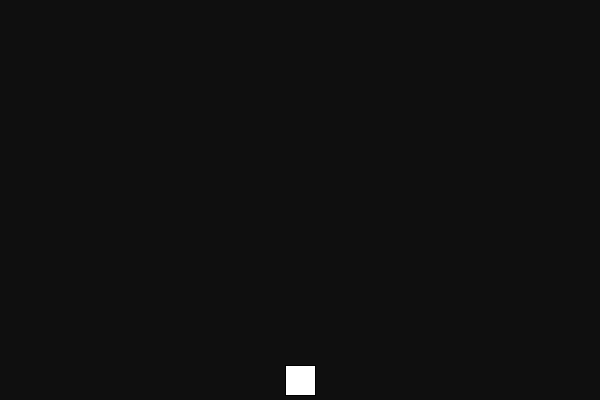
Frame 1 (no input)
Frame 60 (the mouse pressed at the canvas centre just before this capture): identical to frame 1, image omitted
Frame 120 (the mouse held since frame 60 and released just before this capture): identical to frame 1, image omitted

The Processing sketch that drew this single still picture (run headless with seeded random() and noise(); from frame 60 on, the mouse is pressed at the canvas centre):

// Processing sketch: SpaceInvaders
// ── SpaceInvaders.pde
Shooter s = new Shooter();                           
ArrayList<Bullet> Bullets = new ArrayList<Bullet>(); 
float movspeed = 2.5;
int index = 0;

void setup() {
  size(600, 400);                                    
  s.create(width / 2, 380);                          
}

void draw() {
  background(15);                                    
  s.show();                                          
  for (int x = 0; x < Bullets.size(); x++)           
  {
    Bullets.get(x).show();                           
    Bullets.get(x).move();                           
  }
}

void keyPressed() {
  //key checking
  if (keyCode == RIGHT)
  {
    s.move(movspeed * -1);
  }
  if (keyCode == LEFT)
  {
    s.move(movspeed);
  }

  if (key == ' ')
  {
    Bullets.add(new Bullet());
    Bullets.get(index).create(s.x, s.y);
    index++;
  }
}

// ── Alien.pde
class Alien {
  float x = 0;
  float y = 0;
  float r = 50;
  float movspeed;
  float xdir = 1.75;
  float ydir = 50;
  boolean left = false;
  boolean right = true;
  int bcounter = 0;
  boolean remove = false;
  int red = 70, green = 0, blue = 255;

  void create(float posx, float posy) {
    x = posx;
    y = posy;
  }
  void show() {
    fill(red, green, blue);
    rectMode(CENTER);
    rect(x, y, r, r);
  }

  void move() {
    if ( x >= width)
    {
      right = false;
      left = true;
      y += ydir;
    }
    if (x <= 0)
    {
      left = false;
      right = true;
      y += ydir;
    }

    if (right)
    {
      x += xdir;
    } else if (left)
    {
      x -= xdir;
    }
  }

  void hits()
  {
    if (bcounter == 25)
    {
      remove = true;
    } else {
      red += 3;
      green += 3;
      blue -= 3;
      bcounter++;
    }
  }
}

// ── Bullet.pde
class Bullet {
  float x;
  float y;
  float r = 2.5;

  void create(float posx, float posy) {
    x = posx;
    y = posy;
  }
  void show() {
    noStroke(); 
    fill(0, 0, 204);
    ellipse(x, y, r * 2, r * 2);
  }
  void move(){
    y -= 5;
  }
}

// ── Shooter.pde
class Shooter{
  float x;
  float y;
  float movspeed; //movement speed of the shooter
  
  void create(float posx, float posy){
    x = posx;
    y = posy;
  }
  void show(){
    fill(255);
    rectMode(CENTER);
    rect(x,y,30,30);
  }
  
  void move(float dir){
    x -= dir;
  }
}
